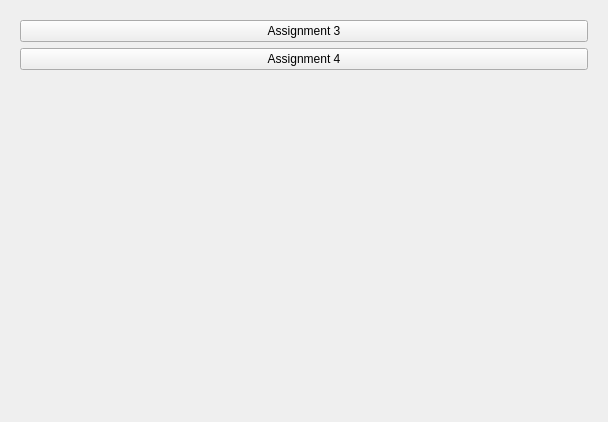
<?xml version="1.0" encoding="UTF-8"?>
<ui version="4.0">
 <class>Form</class>
 <widget class="QWidget" name="Form">
  <property name="geometry">
   <rect>
    <x>0</x>
    <y>0</y>
    <width>608</width>
    <height>422</height>
   </rect>
  </property>
  <property name="windowTitle">
   <string>Form</string>
  </property>
  <layout class="QHBoxLayout" name="horizontalLayout">
   <item>
    <widget class="QWidget" name="widget_2" native="true">
     <layout class="QVBoxLayout" name="verticalLayout">
      <item>
       <widget class="QPushButton" name="assignment1Btn">
        <property name="text">
         <string>Assignment 3</string>
        </property>
       </widget>
      </item>
      <item>
       <widget class="QPushButton" name="assignment2Btn">
        <property name="text">
         <string>Assignment 4</string>
        </property>
       </widget>
      </item>
      <item>
       <spacer name="verticalSpacer">
        <property name="orientation">
         <enum>Qt::Vertical</enum>
        </property>
        <property name="sizeHint" stdset="0">
         <size>
          <width>20</width>
          <height>40</height>
         </size>
        </property>
       </spacer>
      </item>
     </layout>
    </widget>
   </item>
  </layout>
 </widget>
 <resources/>
 <connections/>
</ui>
